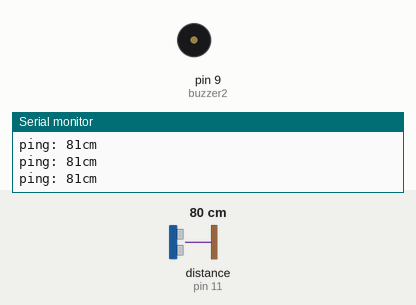
Simulated run of this sketch. Board: Arduino Uno, built with avr-gcc and run on an emulated ATmega328P. On the bench: buzzer (waves = sounding, pin HIGH), the last lines printed to the serial monitor. Inputs (shaded band) come from the test bench; at power-on: distance to the obstacle (sensor on pin 11) 80 cm. The echo pulse lasts 58.3 µs per cm.

Above: at 1.2 s.
1.3 s: distance to the obstacle (sensor on pin 11) set to 195 cm
2.8 s: distance to the obstacle (sensor on pin 11) set to 203 cm
At 3.7 s:
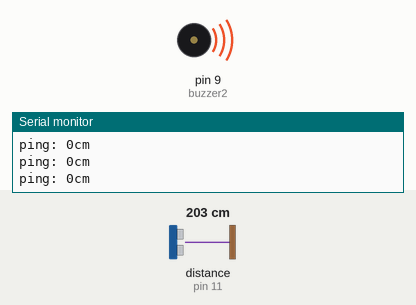
4.3 s: distance to the obstacle (sensor on pin 11) set to 120 cm
At 4.8 s:
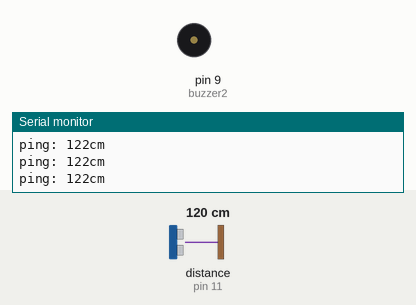
5.8 s: distance to the obstacle (sensor on pin 11) set to 33 cm
8.8 s: distance to the obstacle (sensor on pin 11) set to 28 cm
At 9.2 s:
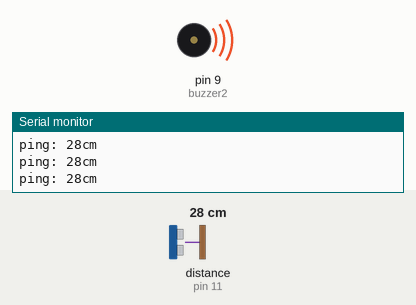
Timing chart, 0 to 11.3 s (numbered marks = the images above; inputs shaded):
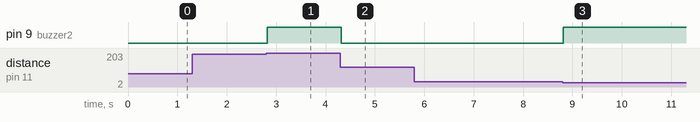

The sketch:

Ultrasonicotest-withbuzzer.ino
```cpp
#include <NewPing.h>

#define TRIGGER_PING 12
#define ECHO_PIN 11
#define MAX_DISTANCE 200
int buzzer2 = 9;


NewPing sonar(TRIGGER_PING, ECHO_PIN, MAX_DISTANCE);

void setup() {
  Serial.begin(9600);
  pinMode(buzzer2, OUTPUT);
}

void loop() {
  Serial.print("ping: ");
  Serial.print(sonar.ping_cm());
  Serial.println("cm");

    if(sonar.ping_cm() <= 30){
      digitalWrite(buzzer2, HIGH);
      //delay(500);
      //while(sonar.ping_cm() <= 55){
        //sonar.ping_cm();
        //digitalWrite(buzzer2, LOW);
     // }
    }
    else {
      digitalWrite(buzzer2, LOW);
    }
  }
```

Measured:
- the behaviour switches between 200 and 201 cm on distance to the obstacle (sensor on pin 11) (found by bisection; images 0 and 1)
- the behaviour switches between 31 and 30 cm on distance to the obstacle (sensor on pin 11) (found by bisection; images 2 and 3)
- after the input at 2.8 s, pin 9 (buzzer2): LOW → HIGH at once
- after the input at 4.3 s, pin 9 (buzzer2): HIGH → LOW at once
- after the input at 8.8 s, pin 9 (buzzer2): LOW → HIGH at once
